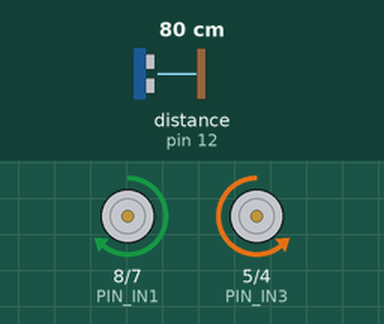
This sketch was run on a simulated Arduino Uno, built with avr-gcc and run on an emulated ATmega328P. On the bench: motor-driver pin pairs drawn as motors (green arrow = first pin HIGH = forward, orange = second pin HIGH = backward, longer = more drive, scaled by the enable pin). Wiring (inferred from the names in the program): ultrasonic range finder: trigger pin 13; echo pin 12. Inputs (shaded band) come from the test bench; at power-on: distance to the obstacle (sensor on pin 12) 80 cm. The echo pulse lasts 58.3 µs per cm; what the sketch prints to the serial monitor is not drawn.

Above: at 2.2 s.
2.3 s: distance to the obstacle (sensor on pin 12) set to 34 cm
3.8 s: distance to the obstacle (sensor on pin 12) set to 28 cm
At 4.2 s:
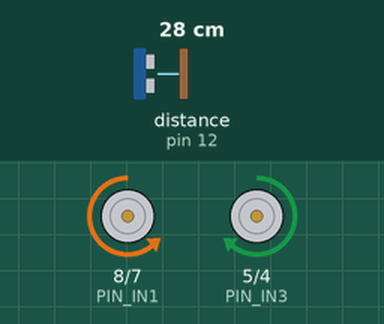
At 5.0 s:
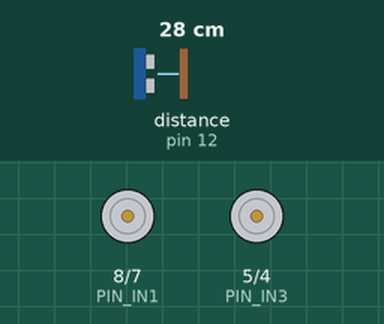
6.8 s: distance to the obstacle (sensor on pin 12) set to 35 cm
8.6 s: distance to the obstacle (sensor on pin 12) set to 2 cm
At 9.5 s:
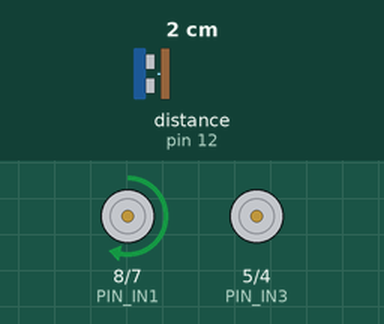
Timing chart, 0 to 12.6 s (numbered marks = the images above; inputs shaded):
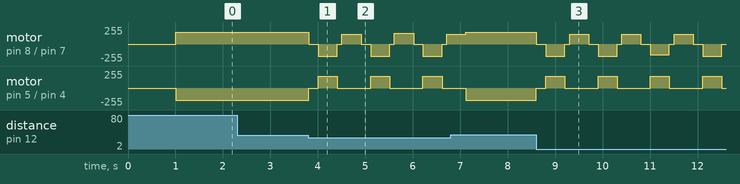

The sketch:

robot_car.ino
```cpp
// (licence header left out)
#include "config.h"
#include "motors.h"
#include "ultrasonic.h"

// ── State Machine ────────────────────────────────────────────
enum RobotState {
  STATE_FORWARD,
  STATE_STOP,
  STATE_REVERSING,
  STATE_TURNING
};

RobotState currentState = STATE_FORWARD;
unsigned long stateStartTime = 0;

// ── setup() ─────────────────────────────────────────────────
void setup() {
  Serial.begin(SERIAL_BAUD);
  motors_init();
  ultrasonic_init();

  Serial.println(F("=== Arduino Robot Car ==="));
  Serial.println(F("Initialised. Starting in 1 second..."));
  delay(1000);
}

// ── loop() ──────────────────────────────────────────────────
void loop() {
  unsigned long now = millis();
  long distance = ultrasonic_read_cm();

  // Debug output every 200 ms
  static unsigned long lastPrint = 0;
  if (now - lastPrint >= 200) {
    Serial.print(F("Distance: "));
    Serial.print(distance);
    Serial.print(F(" cm | State: "));
    Serial.println(state_name(currentState));
    lastPrint = now;
  }

  switch (currentState) {

    case STATE_FORWARD:
      motors_forward(DRIVE_SPEED);
      if (distance > 0 && distance < STOP_DISTANCE) {
        motors_stop();
        currentState = STATE_STOP;
        stateStartTime = now;
        Serial.print(F("Obstacle at "));
        Serial.print(distance);
        Serial.println(F(" cm — stopping."));
      }
      break;

    case STATE_STOP:
      if (now - stateStartTime >= STOP_PAUSE_MS) {
        motors_backward(REVERSE_SPEED);
        currentState = STATE_REVERSING;
        stateStartTime = now;
        Serial.println(F("Reversing..."));
      }
      break;

    case STATE_REVERSING:
      if (now - stateStartTime >= REVERSE_TIME_MS) {
        motors_stop();
        delay(100);
        motors_turn_right(TURN_SPEED);
        currentState = STATE_TURNING;
        stateStartTime = now;
        Serial.println(F("Turning right..."));
      }
      break;

    case STATE_TURNING:
      if (now - stateStartTime >= TURN_TIME_MS) {
        motors_stop();
        currentState = STATE_FORWARD;
        Serial.println(F("Resuming forward."));
      }
      break;
  }
}

// ── Helper: state name for serial debug ─────────────────────
const char* state_name(RobotState s) {
  switch (s) {
    case STATE_FORWARD:   return "FORWARD";
    case STATE_STOP:      return "STOP";
    case STATE_REVERSING: return "REVERSING";
    case STATE_TURNING:   return "TURNING";
    default:              return "UNKNOWN";
  }
}
```

motors.cpp
```cpp
/**
 * motors.cpp
 * ----------
 * Implementation of the L298N motor driver API.
 *
 * Left motor  → L298N Channel A (ENA, IN1, IN2)
 * Right motor → L298N Channel B (ENB, IN3, IN4)
 *
 * Because the motors are mirror-mounted, forward rotation on the left
 * motor requires IN1=HIGH/IN2=LOW, while forward rotation on the right
 * motor requires IN3=LOW/IN4=HIGH. This inversion is encapsulated here
 * so the rest of the firmware never needs to think about it.
 */

#include "motors.h"
#include "config.h"

// ── Internal helpers ─────────────────────────────────────────

static void left_forward(uint8_t speed) {
  digitalWrite(PIN_IN1, HIGH);
  digitalWrite(PIN_IN2, LOW);
  analogWrite(PIN_ENA, speed);
}

static void left_backward(uint8_t speed) {
  digitalWrite(PIN_IN1, LOW);
  digitalWrite(PIN_IN2, HIGH);
  analogWrite(PIN_ENA, speed);
}

static void left_stop() {
  analogWrite(PIN_ENA, 0);
  digitalWrite(PIN_IN1, LOW);
  digitalWrite(PIN_IN2, LOW);
}

static void right_forward(uint8_t speed) {
  // Mirror-mounted: physically inverted compared to left motor
  digitalWrite(PIN_IN3, LOW);
  digitalWrite(PIN_IN4, HIGH);
  analogWrite(PIN_ENB, speed);
}

static void right_backward(uint8_t speed) {
  digitalWrite(PIN_IN3, HIGH);
  digitalWrite(PIN_IN4, LOW);
  analogWrite(PIN_ENB, speed);
}

static void right_stop() {
  analogWrite(PIN_ENB, 0);
  digitalWrite(PIN_IN3, LOW);
  digitalWrite(PIN_IN4, LOW);
}

// ── Public API ───────────────────────────────────────────────

void motors_init() {
  pinMode(PIN_ENA, OUTPUT);
  pinMode(PIN_IN1, OUTPUT);
  pinMode(PIN_IN2, OUTPUT);
  pinMode(PIN_ENB, OUTPUT);
  pinMode(PIN_IN3, OUTPUT);
  pinMode(PIN_IN4, OUTPUT);
  motors_stop();
}

void motors_forward(uint8_t speed) {
  left_forward(speed);
  right_forward(speed);
}

void motors_backward(uint8_t speed) {
  left_backward(speed);
  right_backward(speed);
}

void motors_turn_right(uint8_t speed) {
  left_forward(speed);
  right_stop();
}

void motors_turn_left(uint8_t speed) {
  left_stop();
  right_forward(speed);
}

void motors_spin_right(uint8_t speed) {
  left_forward(speed);
  right_backward(speed);
}

void motors_spin_left(uint8_t speed) {
  left_backward(speed);
  right_forward(speed);
}

void motors_brake() {
  // Active brake: set both INx HIGH to short motor terminals
  analogWrite(PIN_ENA, 255);
  digitalWrite(PIN_IN1, HIGH);
  digitalWrite(PIN_IN2, HIGH);
  analogWrite(PIN_ENB, 255);
  digitalWrite(PIN_IN3, HIGH);
  digitalWrite(PIN_IN4, HIGH);
}

void motors_stop() {
  left_stop();
  right_stop();
}

void motors_set(uint8_t speedLeft, bool dirLeft,
                uint8_t speedRight, bool dirRight) {
  if (dirLeft)  left_forward(speedLeft);
  else          left_backward(speedLeft);
  if (dirRight) right_forward(speedRight);
  else          right_backward(speedRight);
}
```

motors.h
```cpp
/**
 * motors.h
 * --------
 * Public API for the L298N dual H-bridge motor driver.
 *
 * All speed values are PWM duty cycle: 0 (stopped) to 255 (full speed).
 *
 * Physical note: the two TT motors are mirror-mounted on the chassis,
 * so "forward" on the left motor uses opposite IN polarity to the right.
 * This is handled internally; callers simply use the semantic functions.
 */

#pragma once
#include <Arduino.h>

/**
 * Initialise all motor driver pins as outputs and ensure
 * both motors start in the stopped/coast state.
 * Call once from setup().
 */
void motors_init();

/**
 * Drive both motors forward at the given speed (0–255).
 */
void motors_forward(uint8_t speed);

/**
 * Drive both motors backward at the given speed (0–255).
 */
void motors_backward(uint8_t speed);

/**
 * Pivot right: left motor forward, right motor stopped.
 * For a tighter spin, set right motor backward — see motors_spin_right().
 */
void motors_turn_right(uint8_t speed);

/**
 * Pivot left: right motor forward, left motor stopped.
 */
void motors_turn_left(uint8_t speed);

/**
 * Spin in place to the right: left motor forward, right motor backward.
 * Faster rotation than motors_turn_right() but less smooth.
 */
void motors_spin_right(uint8_t speed);

/**
 * Spin in place to the left: right motor forward, left motor backward.
 */
void motors_spin_left(uint8_t speed);

/**
 * Active brake: short the motor terminals via the H-bridge.
 * Stops faster than coast but causes more motor wear.
 */
void motors_brake();

/**
 * Coast: disable both channels. Motors free-wheel to a stop.
 * Equivalent to motors_stop().
 */
void motors_stop();

/**
 * Set individual wheel speeds for fine-grained control.
 * speedLeft / speedRight : 0–255
 * dirLeft / dirRight     : true = forward, false = backward
 */
void motors_set(uint8_t speedLeft, bool dirLeft,
                uint8_t speedRight, bool dirRight);
```

ultrasonic.cpp
```cpp
/**
 * ultrasonic.cpp
 * --------------
 * Implementation for the HC-SR04 ultrasonic distance sensor.
 *
 * Trigger sequence (required by the HC-SR04 datasheet):
 *   1. Pull Trig LOW for ≥ 2 µs to ensure a clean pulse edge.
 *   2. Pull Trig HIGH for exactly 10 µs.
 *   3. Pull Trig LOW.
 *   4. Wait for Echo pin to go HIGH (sensor is transmitting burst).
 *   5. Measure the duration Echo stays HIGH (round-trip travel time).
 *   6. Convert duration to distance.
 */

#include "ultrasonic.h"
#include "config.h"

void ultrasonic_init() {
  pinMode(PIN_TRIG, OUTPUT);
  pinMode(PIN_ECHO, INPUT);
  // Ensure Trig starts low
  digitalWrite(PIN_TRIG, LOW);
}

long ultrasonic_read_us() {
  // 1. Guarantee Trig is LOW before triggering
  digitalWrite(PIN_TRIG, LOW);
  delayMicroseconds(2);

  // 2. Fire the 10 µs trigger pulse
  digitalWrite(PIN_TRIG, HIGH);
  delayMicroseconds(10);
  digitalWrite(PIN_TRIG, LOW);

  // 3. Measure echo pulse width (returns 0 on timeout)
  return pulseIn(PIN_ECHO, HIGH, ULTRASONIC_TIMEOUT_US);
}

long ultrasonic_read_cm() {
  long duration = ultrasonic_read_us();
  if (duration == 0) return NO_OBSTACLE_CM;
  return duration / 58L;
}
```

ultrasonic.h
```cpp
/**
 * ultrasonic.h
 * ------------
 * Public API for the HC-SR04 ultrasonic distance sensor.
 *
 * The HC-SR04 emits a 40 kHz ultrasonic burst when triggered and
 * reports the round-trip echo time as a pulse width on the Echo pin.
 *
 * Distance formula:
 *   distance_cm = echo_duration_us / 58
 *
 * Derivation:
 *   Speed of sound in air ≈ 0.0343 cm/µs at 20 °C
 *   Round-trip distance   = 0.0343 × t
 *   One-way distance      = (0.0343 × t) / 2 = t / 58.3 ≈ t / 58
 *
 * Valid range: 2 cm – 400 cm.
 * Returns NO_OBSTACLE_CM (999) when no echo is received within timeout.
 */

#pragma once
#include <Arduino.h>

/**
 * Initialise the sensor pins (Trig as OUTPUT, Echo as INPUT).
 * Call once from setup().
 */
void ultrasonic_init();

/**
 * Trigger one measurement and return the distance in centimetres.
 * Blocks for the duration of the echo pulse (max ~26 ms at 4.5 m).
 * Returns NO_OBSTACLE_CM if no echo is received within the timeout.
 */
long ultrasonic_read_cm();

/**
 * Return the raw echo pulse duration in microseconds.
 * Useful if you want to apply a custom conversion formula
 * (e.g., temperature-corrected speed of sound).
 */
long ultrasonic_read_us();
```

config.h
```cpp
/**
 * config.h
 * --------
 * Central configuration file. Adjust these values to tune
 * robot behaviour without editing the main sketch or library files.
 */

#pragma once

// ── Serial ──────────────────────────────────────────────────
#define SERIAL_BAUD       9600

// ── Pin Assignments ──────────────────────────────────────────
// L298N Motor Driver — Channel A (Left Motor)
#define PIN_ENA           9     // PWM speed control — must be a PWM pin
#define PIN_IN1           8     // Direction bit 1
#define PIN_IN2           7     // Direction bit 2

// L298N Motor Driver — Channel B (Right Motor)
#define PIN_ENB           6     // PWM speed control — must be a PWM pin
#define PIN_IN3           5     // Direction bit 1
#define PIN_IN4           4     // Direction bit 2

// HC-SR04 Ultrasonic Sensor
#define PIN_TRIG          13
#define PIN_ECHO          12

// ── Speed Settings (0–255 PWM) ───────────────────────────────
#define DRIVE_SPEED       180   // Normal forward cruise speed
#define REVERSE_SPEED     160   // Speed while reversing
#define TURN_SPEED        150   // Speed during a turn

// ── Obstacle Avoidance Thresholds ────────────────────────────
#define STOP_DISTANCE     30    // cm — stop if obstacle closer than this

// ── Timing (milliseconds) ────────────────────────────────────
#define STOP_PAUSE_MS     200   // Brief pause before reversing
#define REVERSE_TIME_MS   400   // Duration of reverse manoeuvre
#define TURN_TIME_MS      500   // Duration of turn manoeuvre

// ── Sensor ───────────────────────────────────────────────────
#define ULTRASONIC_TIMEOUT_US  30000UL  // 30 000 µs ≈ 5 m max range
#define NO_OBSTACLE_CM         999      // Sentinel: no echo received
```

Measured:
- the behaviour switches between 31 and 30 cm on distance to the obstacle (sensor on pin 12) (found by bisection; images 0 and 1)
- after the input at 2.3 s, every drawn part: stays the same
